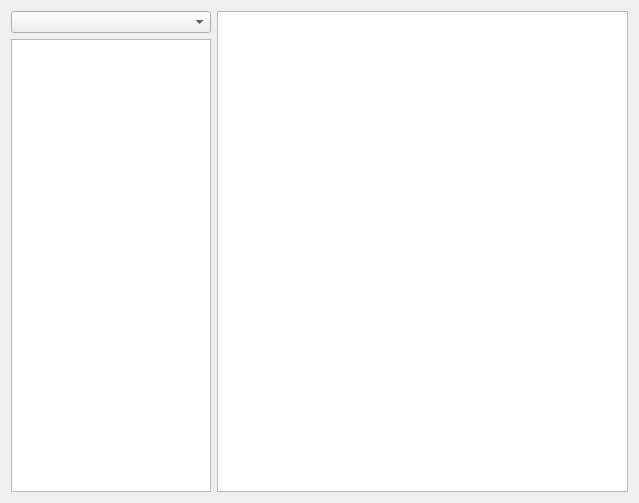
<?xml version="1.0" encoding="UTF-8"?>
<ui version="4.0">
 <class>AttendanceTab</class>
 <widget class="QWidget" name="AttendanceTab">
  <property name="geometry">
   <rect>
    <x>0</x>
    <y>0</y>
    <width>639</width>
    <height>503</height>
   </rect>
  </property>
  <property name="windowTitle">
   <string>Form</string>
  </property>
  <layout class="QHBoxLayout" name="horizontalLayout_2">
   <item>
    <layout class="QVBoxLayout" name="verticalLayout_2">
     <item>
      <widget class="QComboBox" name="comboBox">
       <property name="maximumSize">
        <size>
         <width>200</width>
         <height>16777215</height>
        </size>
       </property>
      </widget>
     </item>
     <item>
      <widget class="QTreeView" name="treeView">
       <property name="maximumSize">
        <size>
         <width>200</width>
         <height>16777215</height>
        </size>
       </property>
      </widget>
     </item>
    </layout>
   </item>
   <item>
    <layout class="QVBoxLayout" name="verticalLayout">
     <item>
      <widget class="QTreeView" name="treeView_2"/>
     </item>
    </layout>
   </item>
  </layout>
 </widget>
 <resources/>
 <connections/>
</ui>
